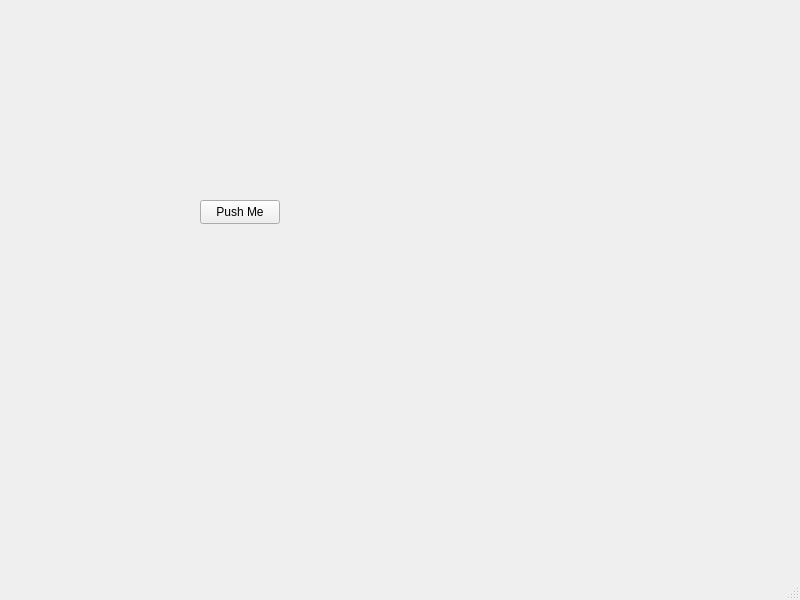
<?xml version="1.0" encoding="UTF-8"?>
<ui version="4.0">
 <class>MainWindow</class>
 <widget class="QMainWindow" name="MainWindow">
  <property name="geometry">
   <rect>
    <x>0</x>
    <y>0</y>
    <width>800</width>
    <height>600</height>
   </rect>
  </property>
  <property name="windowTitle">
   <string>MainWindow</string>
  </property>
  <widget class="QWidget" name="centralwidget">
   <widget class="QPushButton" name="pushButton">
    <property name="geometry">
     <rect>
      <x>200</x>
      <y>200</y>
      <width>80</width>
      <height>24</height>
     </rect>
    </property>
    <property name="text">
     <string>Push Me</string>
    </property>
   </widget>
  </widget>
  <widget class="QMenuBar" name="menubar">
   <property name="geometry">
    <rect>
     <x>0</x>
     <y>0</y>
     <width>800</width>
     <height>21</height>
    </rect>
   </property>
  </widget>
  <widget class="QStatusBar" name="statusbar"/>
 </widget>
 <resources/>
 <connections/>
</ui>
